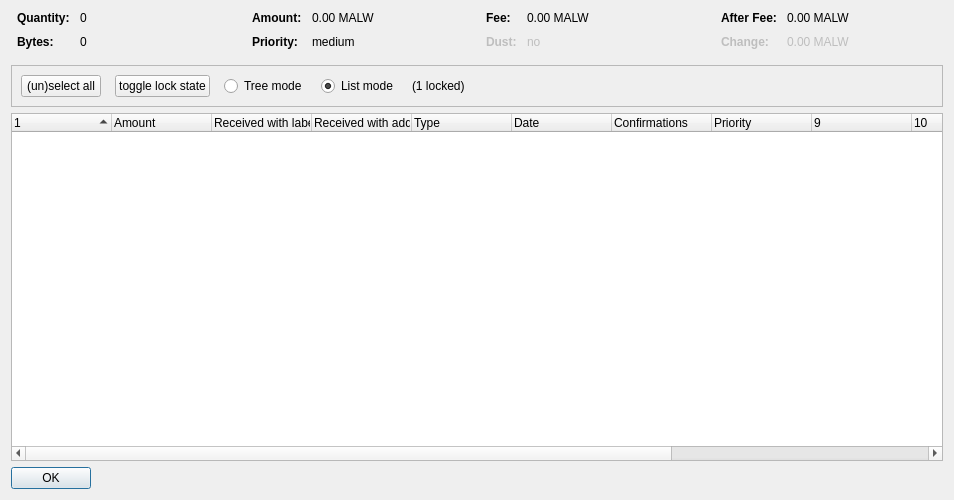
<?xml version="1.0" encoding="UTF-8"?>
<ui version="4.0">
 <class>CoinControlDialog</class>
 <widget class="QDialog" name="CoinControlDialog">
  <property name="geometry">
   <rect>
    <x>0</x>
    <y>0</y>
    <width>954</width>
    <height>500</height>
   </rect>
  </property>
  <property name="windowTitle">
   <string>Coin Selection</string>
  </property>
  <layout class="QVBoxLayout" name="verticalLayout">
   <item>
    <layout class="QHBoxLayout" name="horizontalLayoutTop" stretch="0,0,0,0">
     <property name="topMargin">
      <number>0</number>
     </property>
     <property name="bottomMargin">
      <number>10</number>
     </property>
     <item>
      <layout class="QFormLayout" name="formLayoutCoinControl1">
       <property name="horizontalSpacing">
        <number>10</number>
       </property>
       <property name="verticalSpacing">
        <number>10</number>
       </property>
       <property name="leftMargin">
        <number>6</number>
       </property>
       <property name="rightMargin">
        <number>6</number>
       </property>
       <item row="0" column="0">
        <widget class="QLabel" name="labelCoinControlQuantityText">
         <property name="font">
          <font>
           <weight>75</weight>
           <bold>true</bold>
          </font>
         </property>
         <property name="text">
          <string>Quantity:</string>
         </property>
        </widget>
       </item>
       <item row="0" column="1">
        <widget class="QLabel" name="labelCoinControlQuantity">
         <property name="cursor">
          <cursorShape>IBeamCursor</cursorShape>
         </property>
         <property name="contextMenuPolicy">
          <enum>Qt::ActionsContextMenu</enum>
         </property>
         <property name="text">
          <string notr="true">0</string>
         </property>
         <property name="textInteractionFlags">
          <set>Qt::LinksAccessibleByMouse|Qt::TextSelectableByKeyboard|Qt::TextSelectableByMouse</set>
         </property>
        </widget>
       </item>
       <item row="1" column="0">
        <widget class="QLabel" name="labelCoinControlBytesText">
         <property name="font">
          <font>
           <weight>75</weight>
           <bold>true</bold>
          </font>
         </property>
         <property name="text">
          <string>Bytes:</string>
         </property>
        </widget>
       </item>
       <item row="1" column="1">
        <widget class="QLabel" name="labelCoinControlBytes">
         <property name="cursor">
          <cursorShape>IBeamCursor</cursorShape>
         </property>
         <property name="contextMenuPolicy">
          <enum>Qt::ActionsContextMenu</enum>
         </property>
         <property name="text">
          <string notr="true">0</string>
         </property>
         <property name="textInteractionFlags">
          <set>Qt::LinksAccessibleByMouse|Qt::TextSelectableByKeyboard|Qt::TextSelectableByMouse</set>
         </property>
        </widget>
       </item>
      </layout>
     </item>
     <item>
      <layout class="QFormLayout" name="formLayoutCoinControl2">
       <property name="horizontalSpacing">
        <number>10</number>
       </property>
       <property name="verticalSpacing">
        <number>10</number>
       </property>
       <property name="leftMargin">
        <number>6</number>
       </property>
       <property name="rightMargin">
        <number>6</number>
       </property>
       <item row="0" column="0">
        <widget class="QLabel" name="labelCoinControlAmountText">
         <property name="font">
          <font>
           <weight>75</weight>
           <bold>true</bold>
          </font>
         </property>
         <property name="text">
          <string>Amount:</string>
         </property>
        </widget>
       </item>
       <item row="0" column="1">
        <widget class="QLabel" name="labelCoinControlAmount">
         <property name="cursor">
          <cursorShape>IBeamCursor</cursorShape>
         </property>
         <property name="contextMenuPolicy">
          <enum>Qt::ActionsContextMenu</enum>
         </property>
         <property name="text">
          <string notr="true">0.00 MALW</string>
         </property>
         <property name="textInteractionFlags">
          <set>Qt::LinksAccessibleByMouse|Qt::TextSelectableByKeyboard|Qt::TextSelectableByMouse</set>
         </property>
        </widget>
       </item>
       <item row="1" column="0">
        <widget class="QLabel" name="labelCoinControlPriorityText">
         <property name="font">
          <font>
           <weight>75</weight>
           <bold>true</bold>
          </font>
         </property>
         <property name="text">
          <string>Priority:</string>
         </property>
        </widget>
       </item>
       <item row="1" column="1">
        <widget class="QLabel" name="labelCoinControlPriority">
         <property name="cursor">
          <cursorShape>IBeamCursor</cursorShape>
         </property>
         <property name="contextMenuPolicy">
          <enum>Qt::ActionsContextMenu</enum>
         </property>
         <property name="text">
          <string>medium</string>
         </property>
         <property name="textInteractionFlags">
          <set>Qt::LinksAccessibleByMouse|Qt::TextSelectableByKeyboard|Qt::TextSelectableByMouse</set>
         </property>
        </widget>
       </item>
      </layout>
     </item>
     <item>
      <layout class="QFormLayout" name="formLayoutCoinControl3">
       <property name="horizontalSpacing">
        <number>10</number>
       </property>
       <property name="verticalSpacing">
        <number>10</number>
       </property>
       <property name="leftMargin">
        <number>6</number>
       </property>
       <property name="rightMargin">
        <number>6</number>
       </property>
       <item row="0" column="0">
        <widget class="QLabel" name="labelCoinControlFeeText">
         <property name="font">
          <font>
           <weight>75</weight>
           <bold>true</bold>
          </font>
         </property>
         <property name="text">
          <string>Fee:</string>
         </property>
        </widget>
       </item>
       <item row="0" column="1">
        <widget class="QLabel" name="labelCoinControlFee">
         <property name="cursor">
          <cursorShape>IBeamCursor</cursorShape>
         </property>
         <property name="contextMenuPolicy">
          <enum>Qt::ActionsContextMenu</enum>
         </property>
         <property name="text">
          <string notr="true">0.00 MALW</string>
         </property>
         <property name="textInteractionFlags">
          <set>Qt::LinksAccessibleByMouse|Qt::TextSelectableByKeyboard|Qt::TextSelectableByMouse</set>
         </property>
        </widget>
       </item>
       <item row="1" column="0">
        <widget class="QLabel" name="labelCoinControlLowOutputText">
         <property name="enabled">
          <bool>false</bool>
         </property>
         <property name="font">
          <font>
           <weight>75</weight>
           <bold>true</bold>
          </font>
         </property>
         <property name="text">
          <string>Dust:</string>
         </property>
        </widget>
       </item>
       <item row="1" column="1">
        <widget class="QLabel" name="labelCoinControlLowOutput">
         <property name="enabled">
          <bool>false</bool>
         </property>
         <property name="cursor">
          <cursorShape>IBeamCursor</cursorShape>
         </property>
         <property name="contextMenuPolicy">
          <enum>Qt::ActionsContextMenu</enum>
         </property>
         <property name="text">
          <string>no</string>
         </property>
         <property name="textInteractionFlags">
          <set>Qt::LinksAccessibleByMouse|Qt::TextSelectableByKeyboard|Qt::TextSelectableByMouse</set>
         </property>
        </widget>
       </item>
      </layout>
     </item>
     <item>
      <layout class="QFormLayout" name="formLayoutCoinControl4">
       <property name="horizontalSpacing">
        <number>10</number>
       </property>
       <property name="verticalSpacing">
        <number>10</number>
       </property>
       <property name="leftMargin">
        <number>6</number>
       </property>
       <property name="rightMargin">
        <number>6</number>
       </property>
       <item row="0" column="0">
        <widget class="QLabel" name="labelCoinControlAfterFeeText">
         <property name="font">
          <font>
           <weight>75</weight>
           <bold>true</bold>
          </font>
         </property>
         <property name="text">
          <string>After Fee:</string>
         </property>
        </widget>
       </item>
       <item row="0" column="1">
        <widget class="QLabel" name="labelCoinControlAfterFee">
         <property name="cursor">
          <cursorShape>IBeamCursor</cursorShape>
         </property>
         <property name="contextMenuPolicy">
          <enum>Qt::ActionsContextMenu</enum>
         </property>
         <property name="text">
          <string notr="true">0.00 MALW</string>
         </property>
         <property name="textInteractionFlags">
          <set>Qt::LinksAccessibleByMouse|Qt::TextSelectableByKeyboard|Qt::TextSelectableByMouse</set>
         </property>
        </widget>
       </item>
       <item row="1" column="0">
        <widget class="QLabel" name="labelCoinControlChangeText">
         <property name="enabled">
          <bool>false</bool>
         </property>
         <property name="font">
          <font>
           <weight>75</weight>
           <bold>true</bold>
          </font>
         </property>
         <property name="text">
          <string>Change:</string>
         </property>
        </widget>
       </item>
       <item row="1" column="1">
        <widget class="QLabel" name="labelCoinControlChange">
         <property name="enabled">
          <bool>false</bool>
         </property>
         <property name="cursor">
          <cursorShape>IBeamCursor</cursorShape>
         </property>
         <property name="contextMenuPolicy">
          <enum>Qt::ActionsContextMenu</enum>
         </property>
         <property name="text">
          <string notr="true">0.00 MALW</string>
         </property>
         <property name="textInteractionFlags">
          <set>Qt::LinksAccessibleByMouse|Qt::TextSelectableByKeyboard|Qt::TextSelectableByMouse</set>
         </property>
        </widget>
       </item>
      </layout>
     </item>
    </layout>
   </item>
   <item>
    <widget class="QFrame" name="frame">
     <property name="minimumSize">
      <size>
       <width>0</width>
       <height>40</height>
      </size>
     </property>
     <property name="frameShape">
      <enum>QFrame::StyledPanel</enum>
     </property>
     <property name="frameShadow">
      <enum>QFrame::Sunken</enum>
     </property>
     <layout class="QHBoxLayout" name="horizontalLayout">
      <item>
       <layout class="QHBoxLayout" name="horizontalLayoutPanel" stretch="0,0,0,0,0,0">
        <property name="spacing">
         <number>14</number>
        </property>
        <item>
         <widget class="QPushButton" name="pushButtonSelectAll">
          <property name="sizePolicy">
           <sizepolicy hsizetype="Maximum" vsizetype="Fixed">
            <horstretch>0</horstretch>
            <verstretch>0</verstretch>
           </sizepolicy>
          </property>
          <property name="text">
           <string>(un)select all</string>
          </property>
          <property name="autoDefault">
           <bool>false</bool>
          </property>
         </widget>
        </item>
        <item>
         <widget class="QPushButton" name="pushButtonToggleLock">
          <property name="sizePolicy">
           <sizepolicy hsizetype="Maximum" vsizetype="Fixed">
            <horstretch>0</horstretch>
            <verstretch>0</verstretch>
           </sizepolicy>
          </property>
          <property name="text">
           <string>toggle lock state</string>
          </property>
          <property name="autoDefault">
           <bool>false</bool>
          </property>
         </widget>
        </item>
        <item>
         <widget class="QRadioButton" name="radioTreeMode">
          <property name="sizePolicy">
           <sizepolicy hsizetype="Maximum" vsizetype="Fixed">
            <horstretch>0</horstretch>
            <verstretch>0</verstretch>
           </sizepolicy>
          </property>
          <property name="text">
           <string>Tree mode</string>
          </property>
         </widget>
        </item>
        <item>
         <widget class="QRadioButton" name="radioListMode">
          <property name="sizePolicy">
           <sizepolicy hsizetype="Maximum" vsizetype="Fixed">
            <horstretch>0</horstretch>
            <verstretch>0</verstretch>
           </sizepolicy>
          </property>
          <property name="text">
           <string>List mode</string>
          </property>
          <property name="checked">
           <bool>true</bool>
          </property>
         </widget>
        </item>
        <item>
         <widget class="QLabel" name="labelLocked">
          <property name="text">
           <string>(1 locked)</string>
          </property>
         </widget>
        </item>
        <item>
         <spacer name="horizontalSpacer">
          <property name="orientation">
           <enum>Qt::Horizontal</enum>
          </property>
          <property name="sizeHint" stdset="0">
           <size>
            <width>40</width>
            <height>20</height>
           </size>
          </property>
         </spacer>
        </item>
       </layout>
      </item>
     </layout>
    </widget>
   </item>
   <item>
    <widget class="CoinControlTreeWidget" name="treeWidget">
     <property name="contextMenuPolicy">
      <enum>Qt::CustomContextMenu</enum>
     </property>
     <property name="sortingEnabled">
      <bool>false</bool>
     </property>
     <property name="columnCount">
      <number>13</number>
     </property>
     <attribute name="headerShowSortIndicator" stdset="0">
      <bool>true</bool>
     </attribute>
     <attribute name="headerStretchLastSection">
      <bool>false</bool>
     </attribute>
     <column>
      <property name="text">
       <string/>
      </property>
     </column>
     <column>
      <property name="text">
       <string>Amount</string>
      </property>
     </column>
     <column>
      <property name="text">
       <string>Received with label</string>
      </property>
     </column>
     <column>
      <property name="text">
       <string>Received with address</string>
      </property>
     </column>
     <column>
      <property name="text">
       <string>Type</string>
      </property>
     </column>
     <column>
      <property name="text">
       <string>Date</string>
      </property>
     </column>
     <column>
      <property name="text">
       <string>Confirmations</string>
      </property>
      <property name="toolTip">
       <string>Confirmed</string>
      </property>
     </column>
     <column>
      <property name="text">
       <string>Priority</string>
      </property>
     </column>
     <column>
      <property name="text">
       <string/>
      </property>
     </column>
     <column>
      <property name="text">
       <string/>
      </property>
     </column>
     <column>
      <property name="text">
       <string/>
      </property>
     </column>
     <column>
      <property name="text">
       <string/>
      </property>
     </column>
     <column>
      <property name="text">
       <string/>
      </property>
     </column>
    </widget>
   </item>
   <item>
    <widget class="QDialogButtonBox" name="buttonBox">
     <property name="sizePolicy">
      <sizepolicy hsizetype="Maximum" vsizetype="Fixed">
       <horstretch>0</horstretch>
       <verstretch>0</verstretch>
      </sizepolicy>
     </property>
     <property name="orientation">
      <enum>Qt::Horizontal</enum>
     </property>
     <property name="standardButtons">
      <set>QDialogButtonBox::Ok</set>
     </property>
    </widget>
   </item>
  </layout>
 </widget>
 <customwidgets>
  <customwidget>
   <class>CoinControlTreeWidget</class>
   <extends>QTreeWidget</extends>
   <header>coincontroltreewidget.h</header>
  </customwidget>
 </customwidgets>
 <resources/>
 <connections/>
</ui>
